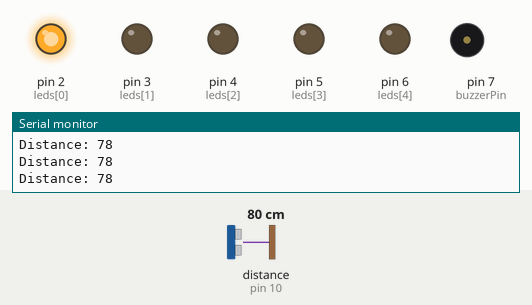
Bench run of a sketch on a simulated Arduino Uno, built with avr-gcc and run on an emulated ATmega328P. Shown: output pins drawn as LEDs (lit = HIGH), buzzer (waves = sounding, pin HIGH), the last lines printed to the serial monitor. Wiring (inferred from the names in the program): ultrasonic range finder: trigger pin 9; echo pin 10. The inputs (shaded band) are chosen by the test bench; at power-on: distance to the obstacle (sensor on pin 10) 80 cm. The echo pulse lasts 58.3 µs per cm; pins used as bus, display or sensor lines are not drawn.

Above: at 1.2 s.
1.3 s: distance to the obstacle (sensor on pin 10) set to 24 cm
2.8 s: distance to the obstacle (sensor on pin 10) set to 19 cm
At 3.4 s:
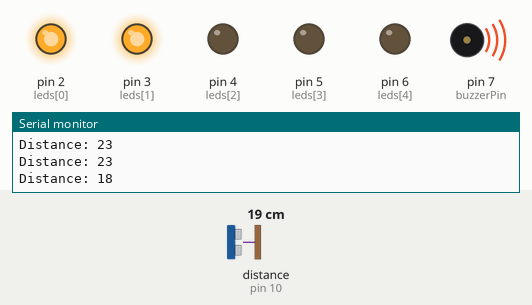
5.8 s: distance to the obstacle (sensor on pin 10) set to 14 cm
At 6.8 s:
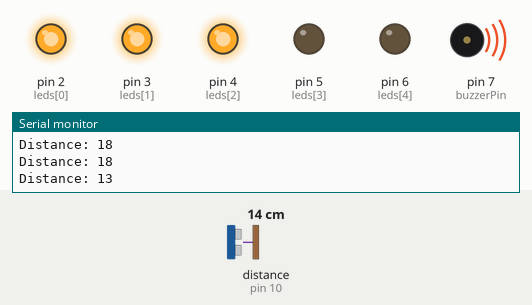
8.8 s: distance to the obstacle (sensor on pin 10) set to 10 cm
At 9.36 s:
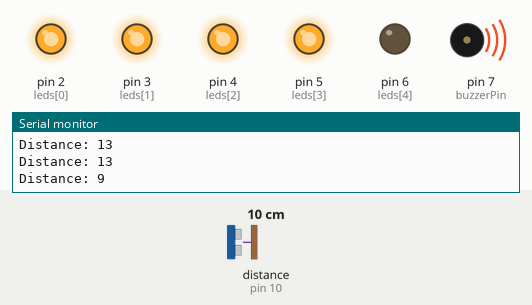
11.8 s: distance to the obstacle (sensor on pin 10) set to 2 cm
At 12.22 s:
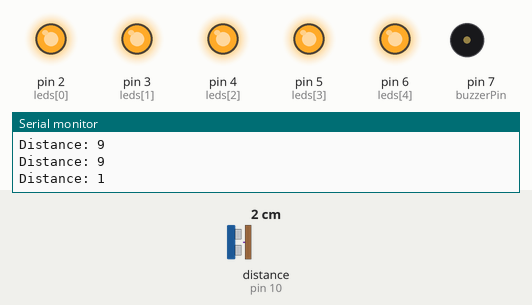
14.8 s: distance to the obstacle (sensor on pin 10) set to 9 cm
At 15.13 s:
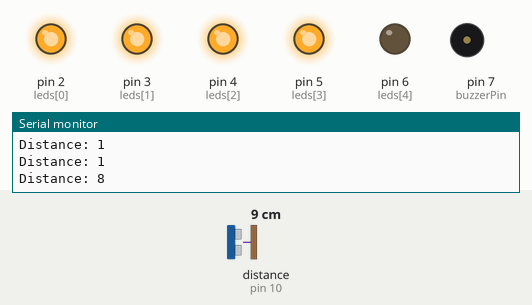
Timing chart, 0 to 18.8 s (numbered marks = the images above; inputs shaded):
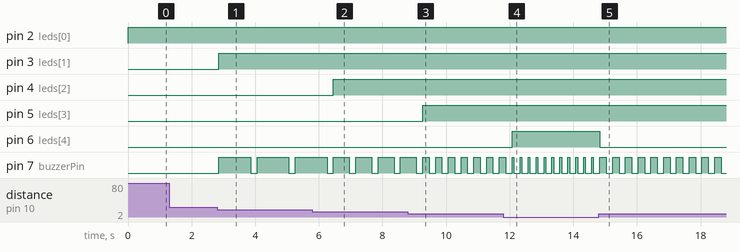

The sketch:

Ultrasonicdistancedetector.ino
```cpp
#define trigPin 9
#define echoPin 10
#define buzzerPin 7

int leds[] = {2, 3, 4, 5, 6};
long duration;
int distance;

void setup() {
  // Set LED pins as output
  for(int i = 0; i < 5; i++){
    pinMode(leds[i], OUTPUT);
  }

  pinMode(trigPin, OUTPUT);
  pinMode(echoPin, INPUT);
  pinMode(buzzerPin, OUTPUT);

  Serial.begin(9600);
}

void loop() {

  // Send ultrasonic pulse
  digitalWrite(trigPin, LOW);
  delayMicroseconds(2);

  digitalWrite(trigPin, HIGH);
  delayMicroseconds(10);
  digitalWrite(trigPin, LOW);

  // Read echo time
  duration = pulseIn(echoPin, HIGH);

  // Convert to distance (cm)
  distance = duration * 0.034 / 2;

  Serial.print("Distance: ");
  Serial.println(distance);

  // Turn off all LEDs first
  for(int i = 0; i < 5; i++){
    digitalWrite(leds[i], LOW);
  }

  digitalWrite(buzzerPin, LOW); // default OFF

  // Distance conditions
  if(distance > 20){
    digitalWrite(leds[0], HIGH);
  }
  else if(distance > 15){
    digitalWrite(leds[0], HIGH);
    digitalWrite(leds[1], HIGH);
    digitalWrite(buzzerPin, 200);
    delay(1000);
    digitalWrite(buzzerPin, LOW);
  }
  else if(distance > 10){
    digitalWrite(leds[0], HIGH);
    digitalWrite(leds[1], HIGH);
    digitalWrite(leds[2], HIGH);
    digitalWrite(buzzerPin, 200);
    delay(500);
    digitalWrite(buzzerPin, LOW);
  }
  else if(distance > 5){
    digitalWrite(leds[0], HIGH);
    digitalWrite(leds[1], HIGH);
    digitalWrite(leds[2], HIGH);
    digitalWrite(leds[3], HIGH);
    digitalWrite(buzzerPin, 200);
    delay(200);
    digitalWrite(buzzerPin, LOW);
  }
  else{
    for(int i = 0; i < 5; i++){
      digitalWrite(leds[i], HIGH);
    }
    digitalWrite(buzzerPin, 200);
    delay(50);
    digitalWrite(buzzerPin, LOW);
  }

  delay(200);
}
```

Measured:
- the behaviour switches between 22 and 21 cm on distance to the obstacle (sensor on pin 10) (found by bisection; images 0 and 1)
- the behaviour switches between 17 and 16 cm on distance to the obstacle (sensor on pin 10) (found by bisection; images 1 and 2)
- the behaviour switches between 12 and 11 cm on distance to the obstacle (sensor on pin 10) (found by bisection; images 2 and 3)
- after the input at 2.8 s, pin 3 (leds[1]): LOW → HIGH after 0.06 s; pin 7 (buzzerPin): alternates HIGH for 1.0 s and LOW for 0.20 s, starting after 0.06 s
- after the input at 5.8 s, pin 4 (leds[2]): LOW → HIGH after 0.66 s; pin 7 (buzzerPin): alternates HIGH for 0.50 s and LOW for 0.20 s, starting after 1.2 s
- after the input at 8.8 s, pin 5 (leds[3]): LOW → HIGH after 0.47 s; pin 7 (buzzerPin): alternates HIGH for 0.20 s and LOW for 0.20 s, starting after 0.67 s
- after the input at 11.8 s, pin 6 (leds[4]): LOW → HIGH after 0.28 s; pin 7 (buzzerPin): alternates HIGH for 0.05 s and LOW for 0.20 s, starting after 0.33 s
- after the input at 14.8 s, pin 6 (leds[4]): HIGH → LOW at once; pin 7 (buzzerPin): alternates HIGH for 0.20 s and LOW for 0.20 s, starting after 0.24 s
